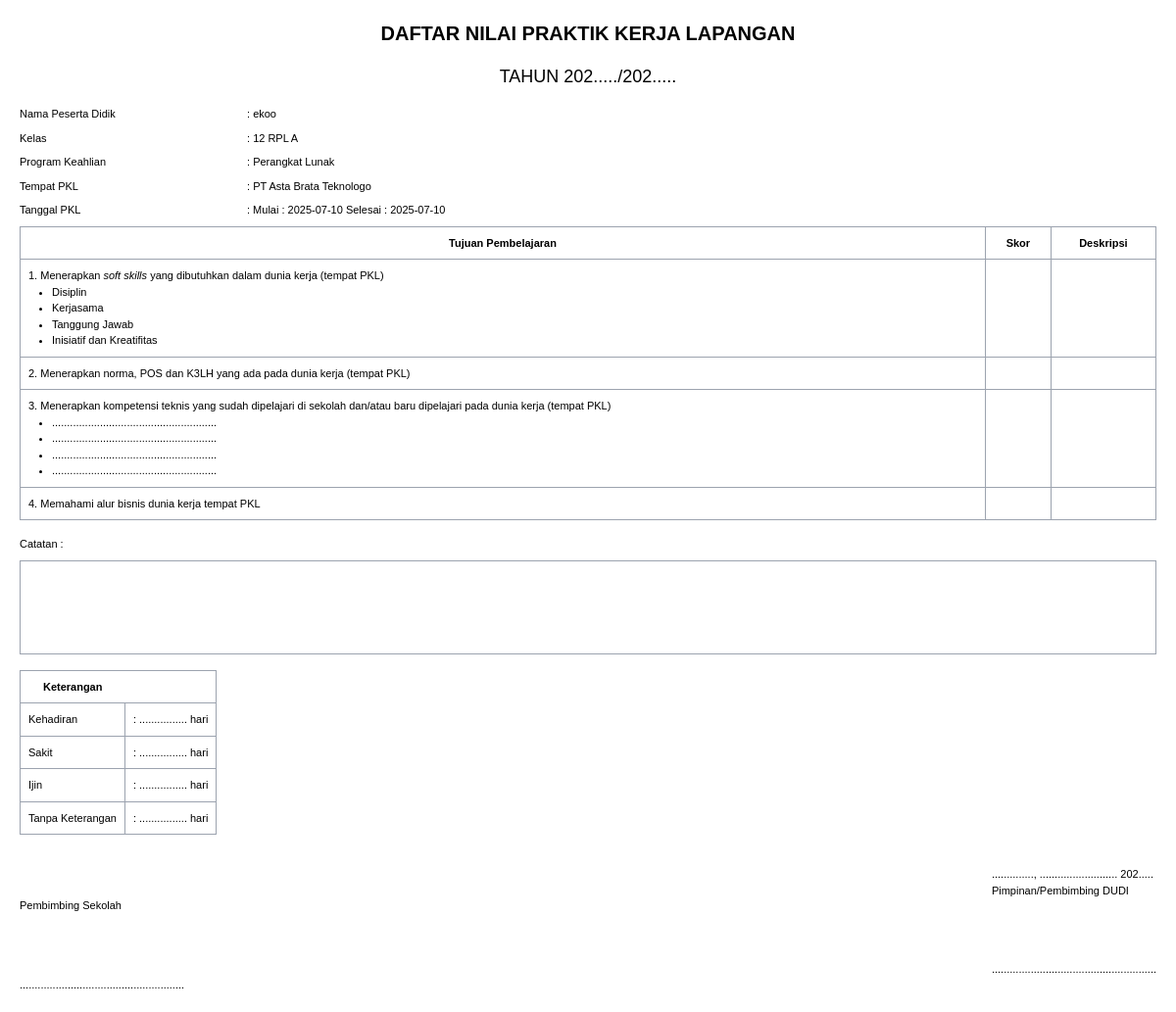
The page /pages/laporan/daftarnilai.php?id_siswa=1 on the database its author committed.
### tables this page shows
CREATE TABLE `siswa` (
  `id_siswa` int(11) NOT NULL,
  `nis` varchar(15) NOT NULL,
  `nisn` varchar(15) NOT NULL,
  `nama_siswa` varchar(50) NOT NULL,
  `no_wa` varchar(20) NOT NULL,
  `kelas` varchar(10) NOT NULL,
  `pro_keahlian` varchar(20) NOT NULL,
  `TTL` varchar(100) NOT NULL,
  `id_sekolah` int(11) NOT NULL,
  `id_perusahaan` int(11) NOT NULL,
  `tanggal_mulai` date NOT NULL,
  `tanggal_selesai` date NOT NULL,
  `id_pembimbing` int(11) NOT NULL,
  `id_guru` int(11) NOT NULL,
  `username` varchar(20) NOT NULL,
  `password` varchar(20) NOT NULL
);

CREATE TABLE `perusahaan` (
  `id_perusahaan` int(11) NOT NULL,
  `nama_perusahaan` varchar(50) NOT NULL,
  `alamat_perusahaan` varchar(300) NOT NULL
);

### pages/laporan/daftarnilai.php (the view, shortened to what this page needs)
<?php
include('../../koneksi.php');
$id_siswa = $_GET['id_siswa'] ?? null;
$query = "
    SELECT
        s.nama_siswa,
        s.kelas,
        s.pro_keahlian,
        s.tanggal_mulai,
        s.tanggal_selesai,
        p.nama_perusahaan AS id_perusahaan,
        b.nama_pembimbing AS id_pembimbing,
        sk.nama_sekolah,
        sk.alamat_sekolah
    FROM
        siswa s
    LEFT JOIN
        perusahaan p ON s.id_perusahaan = p.id_perusahaan
    LEFT JOIN
        pembimbing b ON s.id_pembimbing = b.id_pembimbing
    LEFT JOIN
        sekolah sk ON s.id_sekolah = sk.id_sekolah
    WHERE
        s.id_siswa = ? ";
$stmt = $coneksi->prepare($query);
$stmt->bind_param("i", $id_siswa);
$stmt->execute();
$result = $stmt->get_result();
if ($result->num_rows > 0) {
    $data = $result->fetch_assoc();
} else {
    echo "Data tidak ditemukan.";
    exit();
}
?>
<!DOCTYPE html>
<html lang="en">
<head>
    <script src="https://cdn.tailwindcss.com"></script>
</head>
<body>
    <div class="printable">
        <h1 class="text-center text-xl font-bold mb-4 style9">DAFTAR NILAI PRAKTIK KERJA LAPANGAN</h1>
        <h2 class="text-center text-lg mb-4 style9">TAHUN 202...../202.....</h2>
        <div class="mb-2 style9">
            <div class="flex mb-2">
                <span class="w-1/5">Nama Peserta Didik</span>
                <span class="w-2/5">: <?php echo htmlspecialchars($data['nama_siswa']); ?></span>
            </div>
            <div class="flex mb-2 style9">
                <span class="w-1/5">Kelas</span>
                <span class="w-2/5">: <?php echo htmlspecialchars($data['kelas']); ?></span>
            </div>
            <div class="flex mb-2 style9">
                <span class="w-1/5">Program Keahlian</span>
                <span class="w-2/5">: <?php echo htmlspecialchars($data['pro_keahlian']); ?></span>
            </div>
            <div class="flex mb-2 style9">
                <span class="w-1/5">Tempat PKL</span>
                <span class="w-2/5">: <?php echo htmlspecialchars($data['id_perusahaan']); ?></span>
            </div>
            <div class="flex mb-2 style9">
                <span class="w-1/5">Tanggal PKL</span>
                <span class="w-2/5">: Mulai : <?php echo htmlspecialchars($data['tanggal_mulai']); ?> Selesai : <?php echo htmlspecialchars($data['tanggal_selesai']); ?></span>
            </div>
        </div>
        <table class="w-full border-collapse border border-gray-400 mb-4">
            <thead>
                <tr>
                    <th class="border border-gray-400 p-2 style9">Tujuan Pembelajaran</th>
                    <th class="border border-gray-400 p-2 style9">Skor</th>
                    <th class="border border-gray-400 p-2 style9">Deskripsi</th>
                </tr>
            </thead>
            <tbody>
                <tr>
                    <td class="border border-gray-400 p-2 style9">
                        1. Menerapkan <i>soft skills</i> yang dibutuhkan dalam dunia kerja (tempat PKL)
                        <ul class="list-disc ml-6">
                            <li>Disiplin</li>
                            <li>Kerjasama</li>
                            <li>Tanggung Jawab</li>
                            <li>Inisiatif dan Kreatifitas</li>
                        </ul>
                    </td>
                    <td class="border border-gray-400 p-2"></td>
                    <td class="border border-gray-400 p-2"></td>
                </tr>
                <tr>
                    <td class="border border-gray-400 p-2 style9">
                        2. Menerapkan norma, POS dan K3LH yang ada pada dunia kerja (tempat PKL)
                    </td>
                    <td class="border border-gray-400 p-2"></td>
                    <td class="border border-gray-400 p-2"></td>
                </tr>
                <tr>
                    <td class="border border-gray-400 p-2 style9">
                        3. Menerapkan kompetensi teknis yang sudah dipelajari di sekolah dan/atau baru dipelajari pada dunia kerja (tempat PKL)
                        <ul class="list-disc ml-6">
                            <li>.......................................................</li>
                            <li>.......................................................</li>
                            <li>.......................................................</li>
                            <li>.......................................................</li>
                        </ul>
                    </td>
                    <td class="border border-gray-400 p-2"></td>
                    <td class="border border-gray-400 p-2"></td>
                </tr>
                <tr>
                    <td class="border border-gray-400 p-2 style9">
                        4. Memahami alur bisnis dunia kerja tempat PKL
                    </td>
                    <td class="border border-gray-400 p-2"></td>
                    <td class="border border-gray-400 p-2"></td>
                </tr>
            </tbody>
        </table>
        <div class="mb-4 style9">
            <span>Catatan :</span>
            <div class="border border-gray-400 h-24 mt-2"></div>
        </div>
        <div class="mb-4">
    <table class="border-collapse border border-gray-400">
        <thead>
            <tr>
                <th class="p-2 style9">Keterangan</th>
            </tr>
        </thead>
        <tbody>
            <tr>
                <td class="border border-gray-400 p-2 style9">Kehadiran</td>
                <td class="border border-gray-400 p-2 style9">: ................ hari</td>
            </tr>
            <tr>
                <td class="border border-gray-400 p-2 style9">Sakit</td>
                <td class="border border-gray-400 p-2 style9">: ................ hari</td>
            </tr>
            <tr>
                <td class="border border-gray-400 p-2 style9">Ijin</td>
                <td class="border border-gray-400 p-2 style9">: ................ hari</td>
            </tr>
            <tr>
                <td class="border border-gray-400 p-2 style9">Tanpa Keterangan</td>
                <td class="border border-gray-400 p-2 style9">: ................ hari</td>
            </tr>
        </tbody>
    </table>
</div>
        <div class="flex justify-between mt-8">
            <div>
                <p class="mt-8 style9">Pembimbing Sekolah</p>
                <p class="mt-16 style9">.......................................................</p>
            </div>
            <div>
                <p class="style9">.............., .......................... 202.....</p>
                <p class="style9">Pimpinan/Pembimbing DUDI</p>
                <p class="mt-16 style9">.......................................................</p>
            </div>
        </div>
    </div>
</body>
</html>

### pages/laporan/daftarnilai.php (style rules this page uses)
.printable { margin: 20px; }
.style9 { font-family: Verdana, Arial, Helvetica, sans-serif; font-size: 11px; }

### rows shown on the page
siswa: nama_siswa "ekoo", kelas "12 RPL A", pro_keahlian "Perangkat Lunak", id_perusahaan.nama_perusahaan "PT Asta Brata Teknologo", tanggal_mulai "2025-07-10", tanggal_selesai "2025-07-10"
